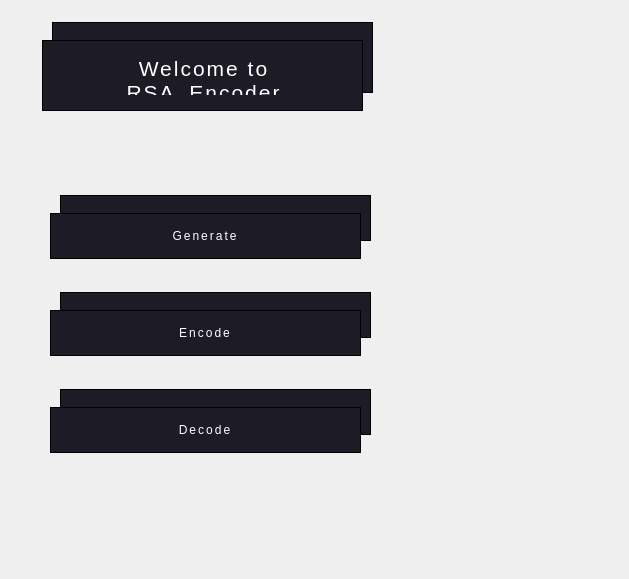
<?xml version="1.0" encoding="UTF-8"?>
<ui version="4.0">
 <class>tmp</class>
 <widget class="QWidget" name="tmp">
  <property name="geometry">
   <rect>
    <x>0</x>
    <y>0</y>
    <width>629</width>
    <height>579</height>
   </rect>
  </property>
  <property name="windowTitle">
   <string>Form</string>
  </property>
  <widget class="QWidget" name="formLayoutWidget">
   <property name="geometry">
    <rect>
     <x>40</x>
     <y>160</y>
     <width>351</width>
     <height>311</height>
    </rect>
   </property>
   <layout class="QVBoxLayout" name="verticalLayout">
    <item>
     <widget class="QPushButton" name="pushButton_generate">
      <property name="autoFillBackground">
       <bool>false</bool>
      </property>
      <property name="styleSheet">
       <string notr="true">
  background: #1D1B26;
  text-decoration: none;
  color: white;
  display: inline-block;
  position: relative;
  padding: 15px 30px;
  border: 1px solid;
  border-image: linear-gradient(180deg, #ff3000, #ed0200, #ff096c, #d50082);
  border-image-slice: 1;
  margin: 10px 20px;
  font-family: 'Montserrat', sans-serif;
  text-transform: uppercase;
  overflow: hidden;
  letter-spacing: 2px;
  transition: .8s cubic-bezier(.165, .84, .44, 1);
</string>
      </property>
      <property name="text">
       <string>Generate</string>
      </property>
     </widget>
    </item>
    <item>
     <widget class="QPushButton" name="pushButton_encode">
      <property name="autoFillBackground">
       <bool>false</bool>
      </property>
      <property name="styleSheet">
       <string notr="true">
  background: #1D1B26;
  text-decoration: none;
  color: white;
  display: inline-block;
  position: relative;
  padding: 15px 30px;
  border: 1px solid;
  border-image: linear-gradient(180deg, #ff3000, #ed0200, #ff096c, #d50082);
  border-image-slice: 1;
  margin: 10px 20px;
  font-family: 'Montserrat', sans-serif;
  text-transform: uppercase;
  overflow: hidden;
  letter-spacing: 2px;
  transition: .8s cubic-bezier(.165, .84, .44, 1);
</string>
      </property>
      <property name="text">
       <string>Encode</string>
      </property>
     </widget>
    </item>
    <item>
     <widget class="QPushButton" name="pushButton_decode">
      <property name="autoFillBackground">
       <bool>false</bool>
      </property>
      <property name="styleSheet">
       <string notr="true">
  background: #1D1B26;
  text-decoration: none;
  color: white;
  display: inline-block;
  position: relative;
  padding: 15px 30px;
  border: 1px solid;
  border-image: linear-gradient(180deg, #ff3000, #ed0200, #ff096c, #d50082);
  border-image-slice: 1;
  margin: 10px 20px;
  font-family: 'Montserrat', sans-serif;
  text-transform: uppercase;
  overflow: hidden;
  letter-spacing: 2px;
  transition: .8s cubic-bezier(.165, .84, .44, 1);
</string>
      </property>
      <property name="text">
       <string>Decode</string>
      </property>
     </widget>
    </item>
   </layout>
  </widget>
  <widget class="QLabel" name="label">
   <property name="geometry">
    <rect>
     <x>32</x>
     <y>12</y>
     <width>361</width>
     <height>91</height>
    </rect>
   </property>
   <property name="autoFillBackground">
    <bool>false</bool>
   </property>
   <property name="styleSheet">
    <string notr="true">
  background: #1D1B26;
  text-decoration: none;
  color: white;
  display: inline-block;
  position: relative;
  padding: 15px 30px;
  border: 1px solid;
  border-image: linear-gradient(180deg, #ff3000, #ed0200, #ff096c, #d50082);
  border-image-slice: 1;
  margin: 10px 20px;
  font-family: 'Montserrat', sans-serif;
  text-transform: uppercase;
  overflow: hidden;
  letter-spacing: 2px;
  transition: .8s cubic-bezier(.165, .84, .44, 1);
</string>
   </property>
   <property name="text">
    <string>&lt;html&gt;&lt;head/&gt;&lt;body&gt;&lt;p align=&quot;center&quot;&gt;&lt;span style=&quot; font-size:16pt; color:#ffffff;&quot;&gt;Welcome to &lt;br/&gt;RSA_Encoder&lt;/span&gt;&lt;/p&gt;&lt;/body&gt;&lt;/html&gt;</string>
   </property>
  </widget>
  <widget class="QLabel" name="label_2">
   <property name="geometry">
    <rect>
     <x>30</x>
     <y>40</y>
     <width>391</width>
     <height>491</height>
    </rect>
   </property>
   <property name="autoFillBackground">
    <bool>false</bool>
   </property>
   <property name="text">
    <string/>
   </property>
  </widget>
  <widget class="QLabel" name="label_3">
   <property name="geometry">
    <rect>
     <x>22</x>
     <y>30</y>
     <width>361</width>
     <height>91</height>
    </rect>
   </property>
   <property name="autoFillBackground">
    <bool>false</bool>
   </property>
   <property name="styleSheet">
    <string notr="true">
  background: #1D1B26;
  text-decoration: none;
  color: white;
  display: inline-block;
  position: relative;
  padding: 15px 30px;
  border: 1px solid;
  border-image: linear-gradient(180deg, #ff3000, #ed0200, #ff096c, #d50082);
  border-image-slice: 1;
  margin: 10px 20px;
  font-family: 'Montserrat', sans-serif;
  text-transform: uppercase;
  overflow: hidden;
  letter-spacing: 2px;
  transition: .8s cubic-bezier(.165, .84, .44, 1);
</string>
   </property>
   <property name="text">
    <string>&lt;html&gt;&lt;head/&gt;&lt;body&gt;&lt;p align=&quot;center&quot;&gt;&lt;span style=&quot; font-size:16pt; color:#ffffff;&quot;&gt;Welcome to &lt;br/&gt;RSA_Encoder&lt;/span&gt;&lt;/p&gt;&lt;/body&gt;&lt;/html&gt;</string>
   </property>
  </widget>
  <widget class="QLabel" name="label_4">
   <property name="geometry">
    <rect>
     <x>20</x>
     <y>58</y>
     <width>391</width>
     <height>491</height>
    </rect>
   </property>
   <property name="autoFillBackground">
    <bool>false</bool>
   </property>
   <property name="text">
    <string/>
   </property>
  </widget>
  <widget class="QWidget" name="formLayoutWidget_2">
   <property name="geometry">
    <rect>
     <x>30</x>
     <y>178</y>
     <width>351</width>
     <height>311</height>
    </rect>
   </property>
   <layout class="QVBoxLayout" name="verticalLayout_2">
    <item>
     <widget class="QPushButton" name="pushButton_generate_2">
      <property name="autoFillBackground">
       <bool>false</bool>
      </property>
      <property name="styleSheet">
       <string notr="true">
  background: #1D1B26;
  text-decoration: none;
  color: white;
  display: inline-block;
  position: relative;
  padding: 15px 30px;
  border: 1px solid;
  border-image: linear-gradient(180deg, #ff3000, #ed0200, #ff096c, #d50082);
  border-image-slice: 1;
  margin: 10px 20px;
  font-family: 'Montserrat', sans-serif;
  text-transform: uppercase;
  overflow: hidden;
  letter-spacing: 2px;
  transition: .8s cubic-bezier(.165, .84, .44, 1);
</string>
      </property>
      <property name="text">
       <string>Generate</string>
      </property>
     </widget>
    </item>
    <item>
     <widget class="QPushButton" name="pushButton_encode_2">
      <property name="autoFillBackground">
       <bool>false</bool>
      </property>
      <property name="styleSheet">
       <string notr="true">
  background: #1D1B26;
  text-decoration: none;
  color: white;
  display: inline-block;
  position: relative;
  padding: 15px 30px;
  border: 1px solid;
  border-image: linear-gradient(180deg, #ff3000, #ed0200, #ff096c, #d50082);
  border-image-slice: 1;
  margin: 10px 20px;
  font-family: 'Montserrat', sans-serif;
  text-transform: uppercase;
  overflow: hidden;
  letter-spacing: 2px;
  transition: .8s cubic-bezier(.165, .84, .44, 1);
</string>
      </property>
      <property name="text">
       <string>Encode</string>
      </property>
     </widget>
    </item>
    <item>
     <widget class="QPushButton" name="pushButton_decode_2">
      <property name="autoFillBackground">
       <bool>false</bool>
      </property>
      <property name="styleSheet">
       <string notr="true">
  background: #1D1B26;
  text-decoration: none;
  color: white;
  display: inline-block;
  position: relative;
  padding: 15px 30px;
  border: 1px solid;
  border-image: linear-gradient(180deg, #ff3000, #ed0200, #ff096c, #d50082);
  border-image-slice: 1;
  margin: 10px 20px;
  font-family: 'Montserrat', sans-serif;
  text-transform: uppercase;
  overflow: hidden;
  letter-spacing: 2px;
  transition: .8s cubic-bezier(.165, .84, .44, 1);
</string>
      </property>
      <property name="text">
       <string>Decode</string>
      </property>
     </widget>
    </item>
   </layout>
  </widget>
 </widget>
 <resources/>
 <connections/>
</ui>
